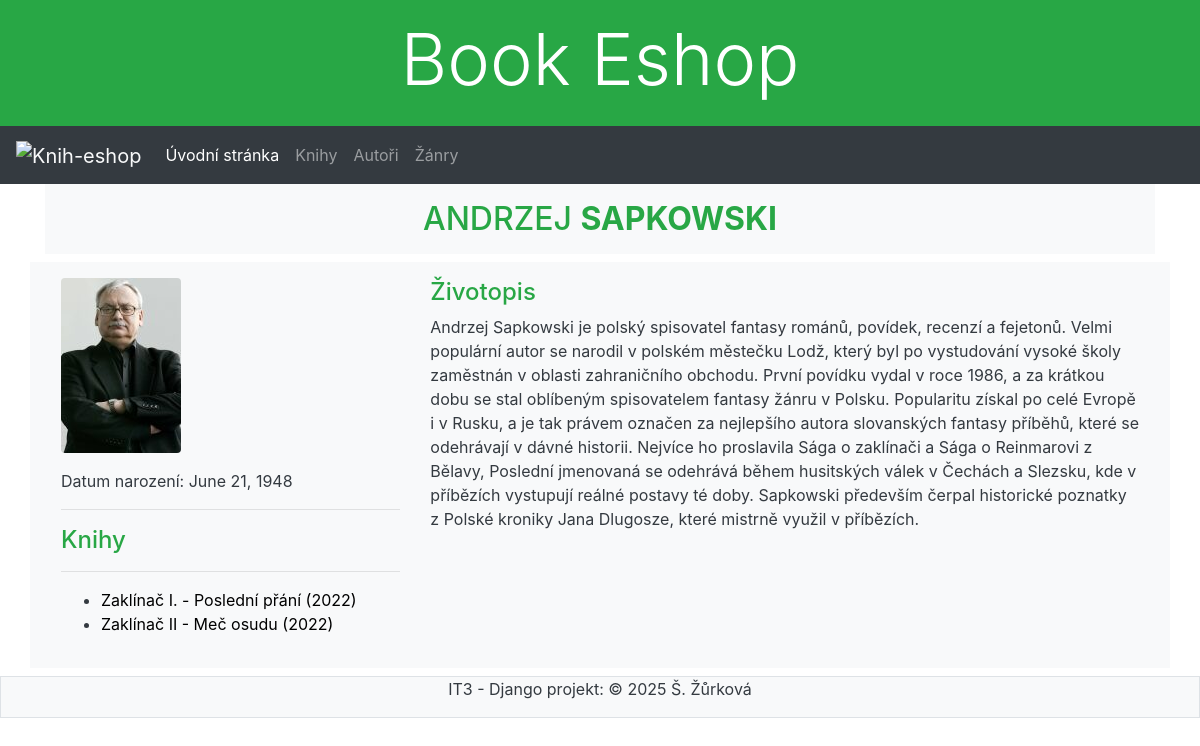
The page /eshop/autori/3 on the database its author committed.
### eshop/models.py (models this page shows)
class Autor(models.Model):
    jmeno = models.CharField(max_length=80, verbose_name='Jméno autora', help_text='Zadejte jméno autora',
                             error_messages={'blank': 'Jméno autora musí být vyplněno'})
    prijmeni = models.CharField(max_length=50, verbose_name='Příjmení autora', help_text='Zadejte příjmení autora',
                                error_messages={'blank': 'Příjmení autora musí být vyplněno'})
    narozeni = models.DateField(blank=True, null=True, verbose_name='Datum narození')
    umrti = models.DateField(blank=True, null=True, verbose_name='Datum úmrtí')
    biografie = models.TextField(blank=True, verbose_name='Životopis')
    fotografie = models.ImageField(upload_to='autori', verbose_name='Fotografie', blank=True, null=True)
    class Meta:
        ordering = ['prijmeni', 'jmeno']
        verbose_name = 'Autor'
        verbose_name_plural = 'Autoři'
    def __str__(self):
        return f'{self.jmeno} {self.prijmeni}'

class Kniha(models.Model):
    titul = models.CharField(max_length=100, verbose_name='Titul knihy', help_text='Zadejte titul knihy',
                             error_messages={'blank': 'Titul knihy musí být vyplněn'})
    autori = models.ManyToManyField(Autor)
    obsah = models.TextField(blank=True, verbose_name='Obsah knihy', help_text='Vložte obsah knihy')
    pocet_stran = models.PositiveIntegerField(blank=True, null=True, validators=[MaxValueValidator(9999)],
                                              verbose_name='Počet stran', help_text='Zadejte počet stran (max. 9999)')
    rok_vydani = models.PositiveIntegerField(blank=True, null=True, validators=[MinValueValidator(1500), MaxValueValidator(2100)],
                                             verbose_name='Rok vydání', help_text='Zadejte rok vydání (1500 - 2100)')
    obalka = models.ImageField(upload_to='obalky', verbose_name='Obálka knihy')
    zanry = models.ManyToManyField(Zanr)
    druh = models.ForeignKey('Druh', on_delete=models.CASCADE, blank=True, null=True, verbose_name='Literarní druh')
    vydavatelstvi = models.ForeignKey('Vydavatelstvi', on_delete=models.CASCADE, blank=True, null=True, verbose_name='Vydavatelství')
    cena = models.PositiveIntegerField(verbose_name='Cena', help_text='Zadejte cenu knihy', error_messages={'blank':'Cena musí být vyplněna'})
    hodnoceni = models.PositiveIntegerField(validators=[MinValueValidator(1), MaxValueValidator(5)], verbose_name="Hodnocení", blank=True, null=True,
                                            help_text='Hodnocení knihy -> 1 = špatné, 5 = skvělé')
    class Meta:
        ordering = ['titul']
        verbose_name = 'Kniha'
        verbose_name_plural = 'Knihy'
    def __str__(self):
        return f'{self.titul} ({self.rok_vydani})'

### eshop/views.py (the view)
# urls.py: path('autori/<int:pk>', views.autor_detail, name='autor_detail'),
def autor_detail(request, pk):
    autor = Autor.objects.get(id=pk)
    context = {
        'autor' : autor,
        'knihy' : Kniha.objects.filter(autori=autor)
    }
    return render(request, 'autor_detail.html', context=context)

### eshop/templates/autor_detail.html (shortened to what this page needs)
{% extends 'base.html' %}
{% block content %}
<h2 class="bg-light text-success text-center text-uppercase p-3">{{ autor.jmeno }} <b>{{ autor.prijmeni }}</b></h2>
  <div class="row bg-light p-3 mb-2">
    <div class="col-md-4 text-dark">
      {% if autor.fotografie %}
      <img src="{{ autor.fotografie.url }}" alt="{{ autor }}" class="rounded img-fluid">
      {% endif %}
      <p class="mt-3">Datum narození: {{ autor.narozeni }}
      </p>
      <hr>
      <h4 class="text-success">Knihy</h4>
      <hr>
      <ul>
      {% for kniha in autor.kniha_set.all %}
        <li><a href="{% url 'kniha_detail' kniha.pk %}">{{ kniha }}</a></li>
      {% endfor %}
      </ul>
    </div>
    <div class="col-md-8">
      <h4 class="text-success">Životopis</h4>
      <p class="text-dark">{{ autor.biografie }}</p>
    </div>
  </div>
{% endblock %}

### eshop/static/css/styles.css (style rules this page uses)
a:link { color: black; text-decoration: none; }

### rows shown on the page
Autor: jmeno "ANDRZEJ", prijmeni "SAPKOWSKI", fotografie (picture), narozeni "June 21, 1948", biografie "Andrzej Sapkowski je polský spisovatel fantasy románů, povídek, recenzí a fejetonů. Velmi populární autor se narodil v polském městečku Lodž, který byl po vystudování vysoké školy zaměstnán v oblasti zahraničního obchodu. První povídku vydal v roce 1986, a za krátkou dobu se stal oblíbeným spisovatelem fantasy žánru v Polsku. Popularitu získal po celé Evropě i v Rusku, a je tak právem označen za nejlepšího autora slovanských fantasy příběhů, které se odehrávají v dávné historii. Nejvíce ho proslavila Sága o zaklínači a Sága o Reinmarovi z Bělavy, Poslední jmenovaná se odehrává během husitských válek v Čechách a Slezsku, kde v příbězích vystupují reálné postavy té doby. Sapkowski především…"
Kniha: titul+rok_vydani "Zaklínač I. - Poslední přání (2022)"
Kniha: titul+rok_vydani "Zaklínač II - Meč osudu (2022)"
